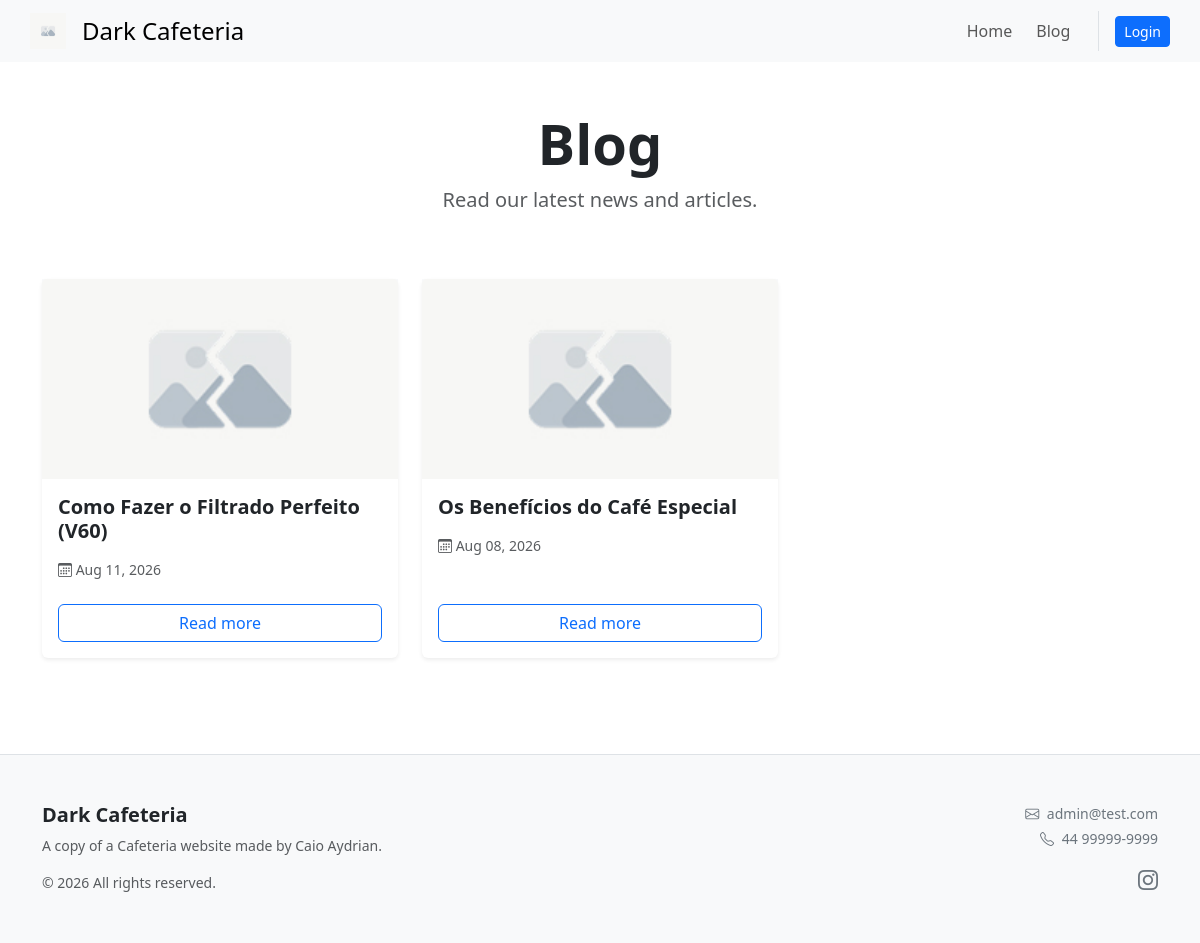
Page /blog on the committed database.
### tables this page shows
CREATE TABLE posts (
    id INT UNSIGNED AUTO_INCREMENT PRIMARY KEY,
    title VARCHAR(255) NOT NULL,
    slug VARCHAR(255) NOT NULL UNIQUE,
    content TEXT NOT NULL,
    cover_image VARCHAR(255) NULL,
    status ENUM('draft', 'published') NOT NULL DEFAULT 'draft',
    published_at TIMESTAMP NULL DEFAULT NULL,
    created_at TIMESTAMP NOT NULL DEFAULT CURRENT_TIMESTAMP,
    updated_at TIMESTAMP NOT NULL DEFAULT CURRENT_TIMESTAMP ON UPDATE CURRENT_TIMESTAMP
);

### public/index.php (called while the page is built, shortened)
<?php
require_once __DIR__ . '/../backend/core/router.php';
require_once __DIR__ . '/../backend/core/functions.php';
$uri = parse_url($_SERVER['REQUEST_URI'], PHP_URL_PATH);
handleRequest($uri);

### backend/core/database.php (called while the page is built)
<?php
function getDbConnection(): PDO
{
    static $pdo = null;
    if ($pdo === null) {
        try {
            $dsn     = 'mysql:host=127.0.0.1;dbname=cms_db;charset=utf8mb4';
            $options = [
                PDO::ATTR_ERRMODE            => PDO::ERRMODE_EXCEPTION,
                PDO::ATTR_DEFAULT_FETCH_MODE => PDO::FETCH_ASSOC,
            ];
            $pdo = new PDO($dsn, 'root', '', $options);
        } catch (PDOException $e) {
            http_response_code(500);
            exit('Database connection failed.');
        }
    }
    return $pdo;
}

### backend/models/Model.php (called while the page is built, shortened)
<?php
require_once __DIR__ . '/../core/database.php';
abstract class Model
{
    public function __construct()
    {
        $this->db = getDbConnection();
    }
}

### backend/models/Post.php (called while the page is built, shortened)
<?php
require_once __DIR__ . '/Model.php';
class Post extends Model
{
    public function getPublished(): array
    {
        $stmt = $this->db->query("
            SELECT * FROM posts
            WHERE status = 'published'
            ORDER BY published_at DESC, created_at DESC");
        return $stmt->fetchAll();
    }
}

### backend/core/functions.php (called while the page is built, shortened)
<?php
function baseUrl(string $path = ''): string
{
    $scriptName = dirname($_SERVER['SCRIPT_NAME']);
    if ($scriptName === '\\' || $scriptName === '/') {
        $scriptName = '';
    }
    return rtrim($scriptName, '/') . '/' . ltrim($path, '/');
}

### backend/models/Setting.php (called while the page is built, shortened)
<?php
require_once __DIR__ . '/Model.php';
class Setting extends Model
{
    public function getSettings(): ?array
    {
        $stmt = $this->db->query("
            SELECT * FROM vw_site_settings_full ORDER BY id ASC LIMIT 1
        ");
        $result = $stmt->fetch();
        return $result ?: null;
    }
}

### views/site/blog.php (the view, shortened to what this page needs)
<?php
require_once __DIR__ . '/../../backend/models/Post.php';
$postModel = new Post();
$posts = $postModel->getPublished();
?>
<div class="container-sm py-5">
    <div class="row mb-5">
        <div class="col-12 text-center">
            <h1 class="display-4 fw-bold">Blog</h1>
            <p class="lead text-muted">Read our latest news and articles.</p>
        </div>
    </div>
    <?php if (empty($posts)): ?>
        <div class="text-center py-5 text-muted">
            <i class="bi bi-journal-x display-1 d-block mb-3"></i>
            <p class="fs-5">No posts published yet.</p>
            <p>Check back soon for updates!</p>
        </div>
    <?php else: ?>
        <div class="row row-cols-1 row-cols-md-2 row-cols-lg-3 g-4">
            <?php foreach ($posts as $post):
                $coverUrl = !empty($post['cover_image']) ? baseUrl($post['cover_image']) : baseUrl('assets/images/no-image.jpg');
            ?>
                <div class="col">
                    <div class="card h-100 shadow-sm border-0 transition-hover">
                        <div style="height: 200px; overflow: hidden; background: #f8f9fa;">
                            <img src="<?= htmlspecialchars($coverUrl) ?>" class="card-img-top" alt="<?= htmlspecialchars($post['title']) ?>" style="width: 100%; height: 100%; object-fit: cover;">
                        </div>
                        <div class="card-body d-flex flex-column">
                            <h5 class="card-title fw-bold mb-3"><?= htmlspecialchars($post['title']) ?></h5>
                            <p class="card-text text-muted small mb-4">
                                <i class="bi bi-calendar3"></i> <?= date('M d, Y', strtotime($post['created_at'])) ?>
                            </p>
                            <a href="<?= baseUrl('post?slug=' . urlencode($post['slug'])) ?>" class="btn btn-outline-primary mt-auto stretched-link">Read more</a>
                        </div>
                    </div>
                </div>
            <?php endforeach; ?>
        </div>
    <?php endif; ?>
</div>
<?php
$content = ob_get_clean();
require_once __DIR__ . '/../layouts/site.php';
?>

### backend/core/router.php (shortened to what this page needs)
<?php
function handleRequest(string $uri)
{
    if (strpos($uri, '/api') === 0) {
        handleApiRequest($uri);
    } else {
        handleWebRequest($uri);
    }
}
function handleWebRequest(string $uri)
{
    switch ($uri) {
        case '/blog':
            require_once __DIR__ . '/../../views/site/blog.php';
            break;
    }
}

### views/layouts/site.php (shortened to what this page needs)
<!DOCTYPE html>
<html lang="en">
<?php require __DIR__ . '/../components/head.php'; ?>
<body class="d-flex flex-column min-vh-100">
    <?php require_once __DIR__ . '/../components/header.php'; ?>
    <main class="flex-grow-1 mb-5 d-flex flex-column">
        <?php echo $content ?? ''; ?>
    </main>
    <?php require_once __DIR__ . '/../components/footer.php'; ?>
</body>
</html>

### views/components/head.php (shortened to what this page needs)
<?php
require_once __DIR__ . '/../../backend/models/Setting.php';
$settingModel = new Setting();
$globalSettings = $settingModel->getSettings();
?>
<head>
    <link href="https://cdn.jsdelivr.net/npm/bootstrap@5.3.8/dist/css/bootstrap.min.css" rel="stylesheet">
    <link rel="stylesheet" href="https://cdn.jsdelivr.net/npm/bootstrap-icons@1.13.1/font/bootstrap-icons.min.css">
</head>

### views/components/header.php
<header class="navbar-light bg-light">
  <nav class="navbar container-sm">
    <a class="navbar-brand d-flex align-items-center gap-3" href="<?php echo baseUrl(!empty($is_admin_layout) ? 'admin' : ''); ?>">
      <?php $logoUrl = !empty($globalSettings['logo_path']) ? baseUrl($globalSettings['logo_path']) : baseUrl('assets/images/no-image.jpg'); ?>
      <img src="<?php echo htmlspecialchars($logoUrl); ?>" style="width: auto; height: 36px; object-fit: contain;" class="d-inline-block align-top" alt="Site Logo">
      <span class="fs-4 lh-1">
        <?php echo !empty($is_admin_layout) ? 'Admin' : htmlspecialchars($globalSettings['site_name'] ?? 'CMS'); ?>
      </span>
    </a>
    <div class="d-flex align-items-center gap-3">
      <ul class="navbar-nav ms-auto mb-2 mb-lg-0 d-flex flex-row gap-3">
        <?php if (!empty($is_admin_layout)): ?>
          <li class="nav-item px-1"><a class="nav-link" href="<?php echo baseUrl("admin"); ?>">Dashboard</a></li>
          <li class="nav-item px-1"><a class="nav-link" href="<?php echo baseUrl("admin/posts"); ?>">Posts</a></li>
          <li class="nav-item px-1"><a class="nav-link" href="<?php echo baseUrl("admin/sections"); ?>">Sections</a></li>
          <li class="nav-item px-1"><a class="nav-link" href="<?php echo baseUrl("admin/media"); ?>">Media</a></li>
          <li class="nav-item px-1"><a class="nav-link" href="<?php echo baseUrl("admin/settings"); ?>">Settings</a></li>
          <li class="nav-item ps-3 ms-2 border-start d-flex align-items-center">
            <a class="nav-link text-secondary" href="<?php echo baseUrl(); ?>">View Site</a>
          </li>
          <li class="nav-item px-2 d-flex align-items-center">
            <a class="btn btn-outline-danger btn-sm" href="<?php echo baseUrl("admin/logout"); ?>">Logout</a>
          </li>
        <?php else: ?>
          <li class="nav-item px-1"><a class="nav-link" href="<?php echo baseUrl(''); ?>">Home</a></li>
          <li class="nav-item px-1"><a class="nav-link" href="<?php echo baseUrl('blog'); ?>">Blog</a></li>
          <li class="nav-item ps-3 ms-2 border-start d-flex align-items-center">
            <?php if (isset($_SESSION['user_id'])): ?>
              <a class="btn btn-outline-primary btn-sm" href="<?php echo baseUrl('admin'); ?>">Dashboard</a>
            <?php else: ?>
              <a class="btn btn-primary btn-sm" href="<?php echo baseUrl('admin/login'); ?>">Login</a>
            <?php endif; ?>
          </li>
        <?php endif; ?>
      </ul>
    </div>
  </nav>
</header>

### views/components/footer.php (shortened to what this page needs)
<footer class="bg-light py-5 mt-auto border-top">
  <div class="container">
    <div class="row gy-4">
      <div class="col-md-6 text-center text-md-start">
        <h5 class="fw-bold text-dark mb-2"><?php echo htmlspecialchars($globalSettings['site_name'] ?? 'CMS'); ?></h5>
        <?php if (!empty($globalSettings['site_description'])): ?>
          <p class="text-muted small mb-3"><?php echo htmlspecialchars($globalSettings['site_description']); ?></p>
        <?php endif; ?>
        <p class="text-muted small mb-0">&copy; <?php echo date('Y'); ?> All rights reserved.</p>
      </div>
      <div class="col-md-6 text-center text-md-end">
        <?php if (!empty($globalSettings['contact_email']) || !empty($globalSettings['phone'])): ?>
          <div class="mb-3 d-flex flex-column align-items-center align-items-md-end">
            <?php if (!empty($globalSettings['contact_email'])): ?>
              <a href="mailto:<?php echo htmlspecialchars($globalSettings['contact_email']); ?>" class="link-secondary text-decoration-none small mb-1"><i class="bi bi-envelope me-1"></i> <?php echo htmlspecialchars($globalSettings['contact_email']); ?></a>
            <?php endif; ?>
            <?php if (!empty($globalSettings['phone'])): ?>
              <a href="tel:<?php echo htmlspecialchars($globalSettings['phone']); ?>" class="link-secondary text-decoration-none small"><i class="bi bi-telephone me-1"></i> <?php echo htmlspecialchars($globalSettings['phone']); ?></a>
            <?php endif; ?>
          </div>
        <?php endif; ?>
        <?php if (!empty($globalSettings['instagram']) || !empty($globalSettings['facebook']) || !empty($globalSettings['linkedin'])): ?>
          <div class="d-flex justify-content-center justify-content-md-end gap-3 mt-3">
            <?php if (!empty($globalSettings['instagram'])): ?>
              <a href="<?php echo htmlspecialchars($globalSettings['instagram']); ?>" target="_blank" class="link-secondary fs-5"><i class="bi bi-instagram"></i></a>
            <?php endif; ?>
          </div>
        <?php endif; ?>
      </div>
    </div>
  </div>
</footer>

### views/site/blog.php (style rules this page uses)
.transition-hover { transition: transform 0.2s ease, box-shadow 0.2s ease; }

### rows in the picture
posts: title "Como Fazer o Filtrado Perfeito (V60)", created_at "Aug 11, 2026"
posts: title "Os Benefícios do Café Especial", created_at "Aug 08, 2026"

### other values in the picture
$globalSettings['site_name'] "Dark Cafeteria"
$globalSettings['site_description'] "A copy of a Cafeteria website made by Caio Aydrian."
$globalSettings['contact_email'] "admin@test.com"
$globalSettings['phone'] "44 99999-9999"
